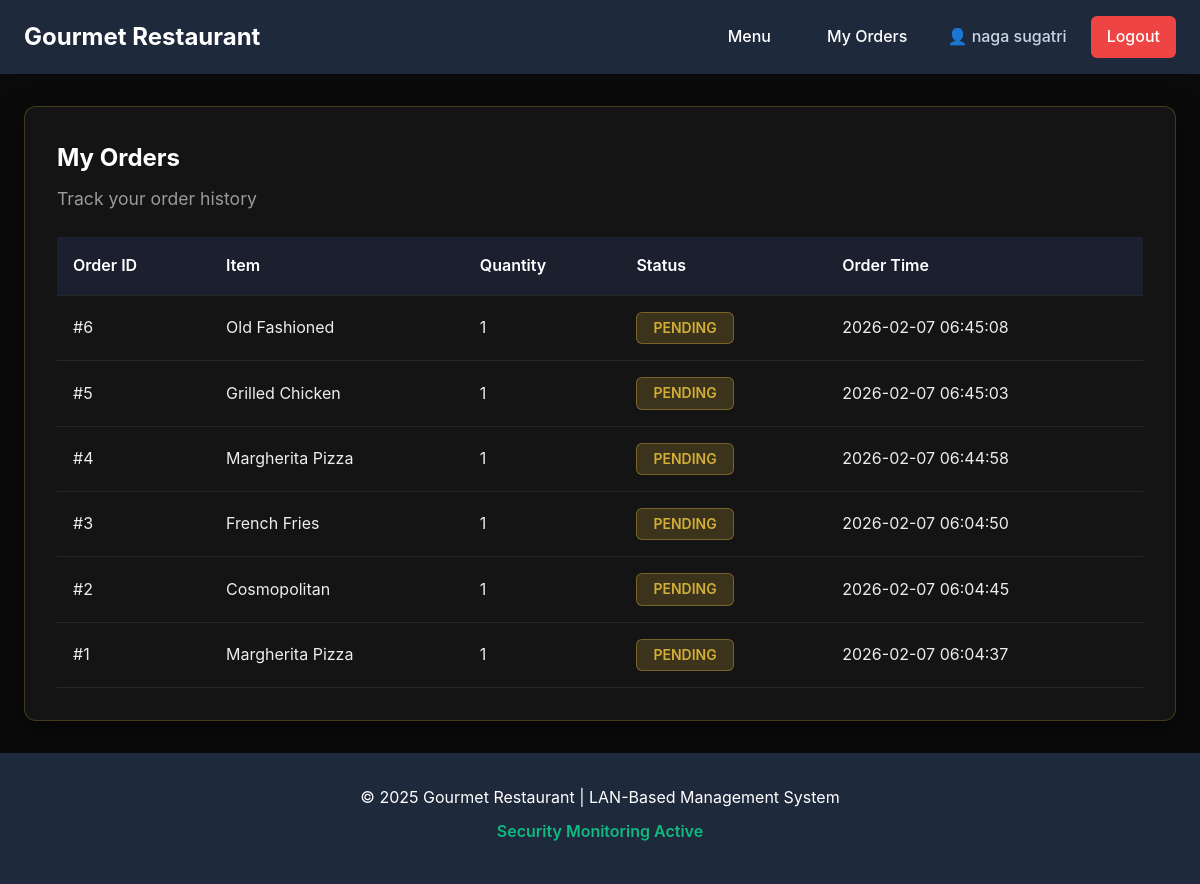
Screenshot of /my-orders (signed in) with the database file from the repository.
### tables this page shows
CREATE TABLE orders (
            id INTEGER PRIMARY KEY AUTOINCREMENT,
            username TEXT NOT NULL,
            item TEXT NOT NULL,
            quantity INTEGER DEFAULT 1,
            status TEXT DEFAULT 'pending',
            created_at TIMESTAMP DEFAULT CURRENT_TIMESTAMP,
            FOREIGN KEY (username) REFERENCES users(username)
        );

### restaurant-app/app.py (the view)
@app.route('/my-orders')
@login_required
def my_orders():
    conn = get_db()
    cursor = conn.cursor()
    cursor.execute(
        "SELECT * FROM orders WHERE username = ? ORDER BY created_at DESC",
        (session['username'],)
    )
    orders = cursor.fetchall()
    conn.close()
    log_access('VIEW_MY_ORDERS', session['username'])
    return render_template('my_orders.html', orders=orders)

### restaurant-app/app.py (called while the page is built)
def get_db():
    conn = sqlite3.connect(DATABASE)
    conn.row_factory = sqlite3.Row
    return conn

def log_access(action, username=None, details=None):
    ip = request.remote_addr
    msg = f"IP: {ip} | Action: {action}"
    if username:
        msg += f" | User: {username}"
    if details:
        msg += f" | Details: {details}"
    access_logger.info(msg)

def login_required(f):
    @wraps(f)
    def decorated_function(*args, **kwargs):
        if 'username' not in session:
            log_alert('UNAUTHORIZED_ACCESS', f'Attempted to access {request.path} without login')
            flash('Please log in to access this page', 'error')
            return redirect(url_for('login'))
        return f(*args, **kwargs)
    return decorated_function

### restaurant-app/templates/my_orders.html (shortened to what this page needs)
{% extends "base.html" %}
{% block content %}
<div class="orders-container">
    <h2>My Orders</h2>
    <p class="subtitle">Track your order history</p>
    {% if orders %}
    <div class="orders-table">
        <table>
            <thead>
                <tr>
                    <th>Order ID</th>
                    <th>Item</th>
                    <th>Quantity</th>
                    <th>Status</th>
                    <th>Order Time</th>
                </tr>
            </thead>
            <tbody>
                {% for order in orders %}
                <tr>
                    <td>#{{ order.id }}</td>
                    <td>{{ order.item }}</td>
                    <td>{{ order.quantity }}</td>
                    <td>
                        <span class="status-badge status-{{ order.status }}">
                            {{ order.status|capitalize }}
                        </span>
                    </td>
                    <td>{{ order.created_at }}</td>
                </tr>
                {% endfor %}
            </tbody>
        </table>
    </div>
    {% else %}
    <div class="empty-state">
        <p> No orders yet</p>
        <a href="{{ url_for('menu') }}" class="btn-primary">Browse Menu</a>
    </div>
    {% endif %}
</div>
{% endblock %}

### restaurant-app/static/css/style.css (style rules this page uses)
* { margin: 0; padding: 0; box-sizing: border-box; }
:root { --primary-color: #2563eb; --primary-dark: #1e40af; --primary-light: #3b82f6; --secondary-color: #64748b; --success-color: #10b981; --warning-color: #f59e0b; --danger-color: #ef4444; --dark-bg: #1e293b; --light-bg: #f8fafc; --card-bg: #ffffff; --border-color: #e2e8f0; --text-primary: #0f172a; --text-secondary: #64748b; --login-bg-main: #0B0B0B; --login-card-bg: #141414; --login-primary-btn: #D4AF37; --login-primary-btn-hover: #C9A227; --login-text-main: #FFFFFF; --login-text-muted: #B5B5B5; --login-input-bg: #1E1E1E; --login-input-border: #2F2F2F; --login-placeholder: #7A7A7A; --menu-bg-main: #0B0B0B; --menu-bg-section: #121212; --menu-card-bg: #161616; --gold-primary: #D4AF37; --gold-soft: #C9A227; --gold-muted: rgba(212, 175, 55, 0.35); --text-heading: #FFFFFF; --text-item: #EDEDED; --text-desc: #A8A8A8; --text-price: #D4AF37; --divider-line: rgba(255, 255, 255, 0.08); --card-border: rgba(212, 175, 55, 0.25); --hover-bg: #1E1E1E; --btn-bg: #D4AF37; --btn-text: #0B0B0B; --btn-hover-bg: #C9A227; --orders-bg-main: #0B0B0B; --orders-card-bg: #141414; --orders-shadow: rgba(0, 0, 0, 0.6); --orders-title: #FFFFFF; --orders-subtitle: #9A9A9A; --table-header-bg: #1C1F2E; --table-header-text: #FFFFFF; --table-row-bg: transparent; --table-row-hover: #1E1E1E; --table-row-border: rgba(255, 255, 255, 0.08); --table-text-main: #EDEDED; --table-text-muted: #B0B0B0; --table-time-text: #CFCFCF; --spacing-xs: 0.25rem; --spacing-sm: 0.5rem; --spacing-md: 1rem; --spacing-lg: 1.5rem; --spacing-xl: 2rem; --radius-sm: 0.375rem; --radius-md: 0.5rem; --radius-lg: 0.75rem; --shadow-sm: 0 1px 2px 0 rgba(0, 0, 0, 0.05); --shadow-md: 0 4px 6px -1px rgba(0, 0, 0, 0.1); --shadow-lg: 0 10px 15px -3px rgba(0, 0, 0, 0.1); }
body { font-family: -apple-system, BlinkMacSystemFont, 'Segoe UI', Roboto, 'Helvetica Neue', Arial, sans-serif; line-height: 1.6; color: var(--text-primary); background-color: var(--light-bg); min-height: 100vh; display: flex; flex-direction: column; }
.subtitle { color: var(--text-desc); font-size: 1.1rem; }
.orders-container { background-color: var(--orders-card-bg); border-radius: var(--radius-lg); padding: var(--spacing-xl); box-shadow: 0 10px 30px 0 var(--orders-shadow); border: 1px solid rgba(212, 175, 55, 0.25); }
.orders-container h2 { margin-bottom: var(--spacing-sm); color: var(--orders-title); }
.orders-container .subtitle { color: var(--orders-subtitle); }
.orders-table { overflow-x: auto; margin-top: var(--spacing-lg); }
table { width: 100%; border-collapse: collapse; background-color: var(--orders-card-bg); }
thead { background-color: var(--table-header-bg); color: var(--table-header-text); }
th { padding: var(--spacing-md); text-align: left; font-weight: 600; border-bottom: 1px solid var(--table-row-border); }
td { padding: var(--spacing-md); border-bottom: 1px solid var(--table-row-border); color: var(--table-text-main); background-color: var(--table-row-bg); }
.status-badge { display: inline-block; padding: var(--spacing-xs) var(--spacing-md); border-radius: var(--radius-sm); font-size: 0.875rem; font-weight: 600; text-transform: uppercase; }
.status-pending { background-color: rgba(212, 175, 55, 0.2); color: #D4AF37; border: 1px solid rgba(212, 175, 55, 0.4); }

### restaurant-app/templates/my_orders.html (style rules this page uses)
body { background-color: var(--orders-bg-main); }

### rows the page displays
orders: id "6", item "Old Fashioned", quantity "1", status "PENDING", created_at "2026-02-07 06:45:08"
orders: id "5", item "Grilled Chicken", quantity "1", status "PENDING", created_at "2026-02-07 06:45:03"
orders: id "4", item "Margherita Pizza", quantity "1", status "PENDING", created_at "2026-02-07 06:44:58"
orders: id "3", item "French Fries", quantity "1", status "PENDING", created_at "2026-02-07 06:04:50"
orders: id "2", item "Cosmopolitan", quantity "1", status "PENDING", created_at "2026-02-07 06:04:45"
orders: id "1", item "Margherita Pizza", quantity "1", status "PENDING", created_at "2026-02-07 06:04:37"

### other values shown
{{ session.username }} "naga sugatri"
